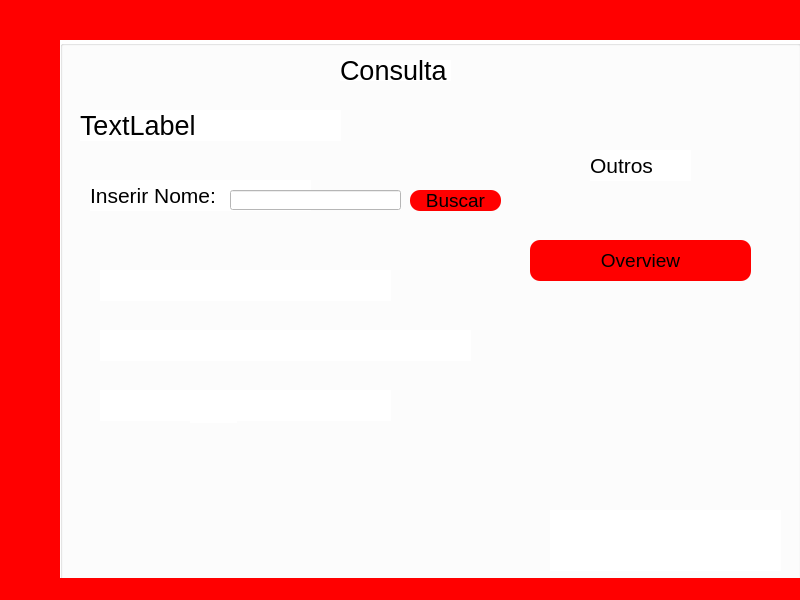
<?xml version="1.0" encoding="UTF-8"?>
<ui version="4.0">
 <class>MainWindow</class>
 <widget class="QMainWindow" name="MainWindow">
  <property name="geometry">
   <rect>
    <x>0</x>
    <y>0</y>
    <width>800</width>
    <height>600</height>
   </rect>
  </property>
  <property name="windowTitle">
   <string>MainWindow</string>
  </property>
  <property name="styleSheet">
   <string notr="true">background-color: rgb(255, 0, 0);</string>
  </property>
  <widget class="QWidget" name="centralwidget">
   <widget class="QGroupBox" name="groupBox">
    <property name="geometry">
     <rect>
      <x>60</x>
      <y>40</y>
      <width>741</width>
      <height>551</height>
     </rect>
    </property>
    <property name="styleSheet">
     <string notr="true">background-color: rgb(255, 255, 255);</string>
    </property>
    <property name="title">
     <string/>
    </property>
    <widget class="QLabel" name="label_8">
     <property name="geometry">
      <rect>
       <x>490</x>
       <y>470</y>
       <width>231</width>
       <height>61</height>
      </rect>
     </property>
     <property name="text">
      <string/>
     </property>
     <property name="pixmap">
      <pixmap>../formula-1-logo-1-1.png</pixmap>
     </property>
     <property name="scaledContents">
      <bool>true</bool>
     </property>
     <property name="alignment">
      <set>Qt::AlignLeading|Qt::AlignLeft|Qt::AlignVCenter</set>
     </property>
    </widget>
    <widget class="QLabel" name="label">
     <property name="geometry">
      <rect>
       <x>280</x>
       <y>20</y>
       <width>111</width>
       <height>21</height>
      </rect>
     </property>
     <property name="font">
      <font>
       <pointsize>20</pointsize>
      </font>
     </property>
     <property name="text">
      <string>Consulta</string>
     </property>
    </widget>
    <widget class="QLabel" name="Escuderia">
     <property name="geometry">
      <rect>
       <x>20</x>
       <y>70</y>
       <width>261</width>
       <height>31</height>
      </rect>
     </property>
     <property name="font">
      <font>
       <pointsize>20</pointsize>
      </font>
     </property>
     <property name="text">
      <string>TextLabel</string>
     </property>
    </widget>
    <widget class="QLabel" name="label_3">
     <property name="geometry">
      <rect>
       <x>530</x>
       <y>110</y>
       <width>101</width>
       <height>31</height>
      </rect>
     </property>
     <property name="font">
      <font>
       <pointsize>16</pointsize>
      </font>
     </property>
     <property name="text">
      <string>Outros</string>
     </property>
    </widget>
    <widget class="QPushButton" name="OverviewEscuderia">
     <property name="geometry">
      <rect>
       <x>470</x>
       <y>200</y>
       <width>221</width>
       <height>41</height>
      </rect>
     </property>
     <property name="font">
      <font>
       <pointsize>14</pointsize>
      </font>
     </property>
     <property name="styleSheet">
      <string notr="true">QPushButton{
	background-color: rgb(255, 0, 0);
	border-radius:10px;
		
}

QPushButton:hover{
	background-color: rgb(191, 0, 0);
	border:none;	
	gridline-color: rgb(191, 0, 0);
}

QPushButton:pressr{
	border:none;	
	border-bottom:none;
	gridline-color: rgb(191, 0, 0);
}</string>
     </property>
     <property name="text">
      <string>Overview</string>
     </property>
    </widget>
    <widget class="QLabel" name="label_2">
     <property name="geometry">
      <rect>
       <x>30</x>
       <y>140</y>
       <width>221</width>
       <height>31</height>
      </rect>
     </property>
     <property name="font">
      <font>
       <pointsize>16</pointsize>
      </font>
     </property>
     <property name="text">
      <string>Inserir Nome:</string>
     </property>
    </widget>
    <widget class="QLabel" name="label_5">
     <property name="geometry">
      <rect>
       <x>130</x>
       <y>370</y>
       <width>47</width>
       <height>13</height>
      </rect>
     </property>
     <property name="text">
      <string/>
     </property>
    </widget>
    <widget class="QLineEdit" name="NomeInput">
     <property name="geometry">
      <rect>
       <x>170</x>
       <y>150</y>
       <width>171</width>
       <height>20</height>
      </rect>
     </property>
    </widget>
    <widget class="QLabel" name="Nome">
     <property name="geometry">
      <rect>
       <x>40</x>
       <y>230</y>
       <width>291</width>
       <height>31</height>
      </rect>
     </property>
     <property name="font">
      <font>
       <pointsize>16</pointsize>
      </font>
     </property>
     <property name="text">
      <string/>
     </property>
    </widget>
    <widget class="QLabel" name="DataDeNascimento">
     <property name="geometry">
      <rect>
       <x>40</x>
       <y>290</y>
       <width>371</width>
       <height>31</height>
      </rect>
     </property>
     <property name="font">
      <font>
       <pointsize>16</pointsize>
      </font>
     </property>
     <property name="text">
      <string/>
     </property>
    </widget>
    <widget class="QLabel" name="Nacionalidade">
     <property name="geometry">
      <rect>
       <x>40</x>
       <y>350</y>
       <width>291</width>
       <height>31</height>
      </rect>
     </property>
     <property name="font">
      <font>
       <pointsize>16</pointsize>
      </font>
     </property>
     <property name="text">
      <string/>
     </property>
    </widget>
    <widget class="QPushButton" name="BuscaPiloto">
     <property name="geometry">
      <rect>
       <x>350</x>
       <y>150</y>
       <width>91</width>
       <height>21</height>
      </rect>
     </property>
     <property name="font">
      <font>
       <pointsize>14</pointsize>
      </font>
     </property>
     <property name="styleSheet">
      <string notr="true">QPushButton{
	background-color: rgb(255, 0, 0);
	border-radius:10px;
		
}

QPushButton:hover{
	background-color: rgb(191, 0, 0);
	border:none;	
	gridline-color: rgb(191, 0, 0);
}

QPushButton:pressr{
	border:none;	
	border-bottom:none;
	gridline-color: rgb(191, 0, 0);
}</string>
     </property>
     <property name="text">
      <string>Buscar</string>
     </property>
    </widget>
   </widget>
  </widget>
  <widget class="QMenuBar" name="menubar">
   <property name="geometry">
    <rect>
     <x>0</x>
     <y>0</y>
     <width>800</width>
     <height>21</height>
    </rect>
   </property>
  </widget>
  <widget class="QStatusBar" name="statusbar"/>
 </widget>
 <resources/>
 <connections/>
</ui>
